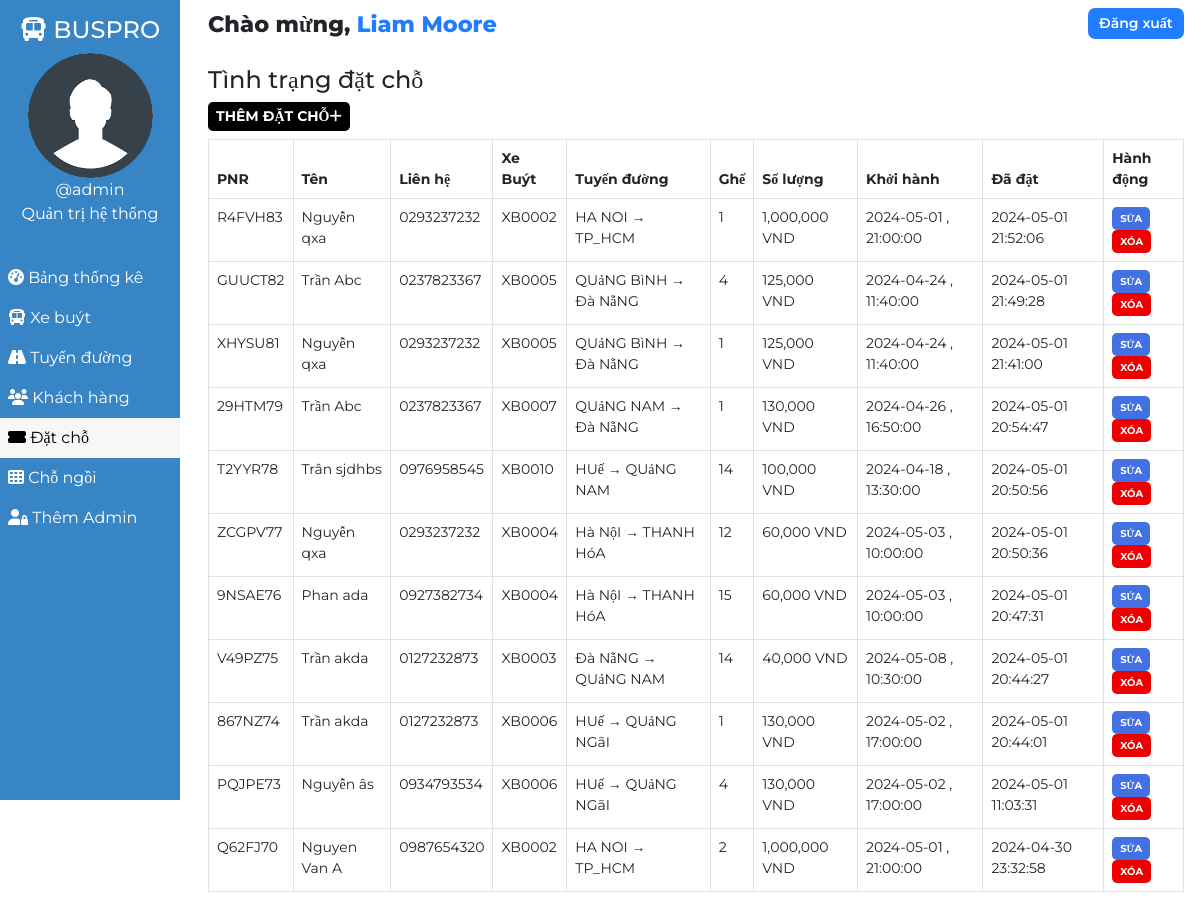
The page /admin/booking.php (signed in) on the database its author committed.
### tables this page shows
CREATE TABLE `users` (
  `user_id` int(11) NOT NULL,
  `user_fullname` varchar(100) NOT NULL,
  `user_name` varchar(30) NOT NULL,
  `user_password` varchar(255) NOT NULL,
  `user_created` datetime NOT NULL DEFAULT current_timestamp()
);

CREATE TABLE `bookings` (
  `id` int(100) NOT NULL,
  `booking_id` varchar(255) NOT NULL,
  `customer_id` varchar(255) NOT NULL,
  `route_id` varchar(255) NOT NULL,
  `customer_route` varchar(200) NOT NULL,
  `booked_amount` int(100) NOT NULL,
  `booked_seat` varchar(100) NOT NULL,
  `booking_created` datetime NOT NULL DEFAULT current_timestamp()
);

CREATE TABLE `customers` (
  `id` int(100) NOT NULL,
  `customer_id` varchar(255) NOT NULL,
  `customer_name` varchar(30) NOT NULL,
  `customer_phone` varchar(10) NOT NULL,
  `customer_created` datetime NOT NULL DEFAULT current_timestamp()
);

CREATE TABLE `routes` (
  `id` int(100) NOT NULL,
  `route_id` varchar(255) NOT NULL,
  `bus_no` varchar(155) NOT NULL,
  `route_cities` varchar(255) NOT NULL,
  `route_dep_date` date NOT NULL,
  `route_dep_time` time NOT NULL,
  `route_step_cost` int(100) NOT NULL,
  `route_created` datetime NOT NULL DEFAULT current_timestamp()
);

### assets/partials/_functions.php (called while the page is built, shortened)
<?php
    function get_from_table($conn, $table, $primaryKey, $pKeyValue, $toget)
    {
        $sql = "SELECT * FROM $table WHERE $primaryKey='$pKeyValue'";
        $result = mysqli_query($conn, $sql);
        $row = mysqli_fetch_assoc($result);
        if($row)
        {
            return $row["$toget"];
        }
        return false;
    }
?>

### admin/booking.php (the view, shortened to what this page needs)
<!DOCTYPE html>
<html lang="en">
<head>
    <link href="https://cdn.jsdelivr.net/npm/bootstrap@5.0.1/dist/css/bootstrap.min.css" rel="stylesheet">
    <?php
        $page="booking";
    ?>
</head>
<body>
    <?php require '../assets/partials/_admin-header.php';?>
        <?php
            $resultSql = "SELECT * FROM `bookings` ORDER BY booking_created DESC";
            $resultSqlResult = mysqli_query($conn, $resultSql);
            if(!mysqli_num_rows($resultSqlResult)){ ?>
                <div class="container mt-4">
                    <div id="noCustomers" class="alert alert-dark " role="alert">
                        <h1 class="alert-heading">Không tìm thấy lượt đặt chỗ nào!!</h1>
                        <p class="fw-light">Hãy là người đầu tiên đătj chỗ!</p>
                        <hr>
                        <div id="addCustomerAlert" class="alert alert-success" role="alert">
                                Click on <button id="add-button" class="button btn-sm"type="button"data-bs-toggle="modal" data-bs-target="#addModal">Thêm <i class="fas fa-plus"></i></button> Đã thêm đặt chỗ!
                        </div>
                    </div>
                </div>
            <?php }
            else { ?>
            <section id="booking">
                <div id="head">
                    <h4>Tình trạng đặt chỗ</h4>
                </div>
                <div id="booking-results">
                    <div>
                        <button id="add-button" class="button btn-sm"type="button"data-bs-toggle="modal" data-bs-target="#addModal">Thêm đặt chỗ<i class="fas fa-plus"></i></button>
                    </div>
                    <table class="table table-hover table-bordered">
                        <thead>
                            <th>PNR</th>
                            <th>Tên</th>
                            <th>Liên hệ</th>
                            <th>Xe Buýt</th>
                            <th>Tuyến đường</th>
                            <th>Ghế</th>
                            <th>Số lượng</th>
                            <th>Khởi hành</th>
                            <th>Đã đặt</th>
                            <th>Hành động</th>
                        </thead>
                        <?php
                            while($row = mysqli_fetch_assoc($resultSqlResult))
                            {
                                $id = $row["id"];
                                $customer_id = $row["customer_id"];
                                $route_id = $row["route_id"];
                                $pnr = $row["booking_id"];
                                $customer_name = get_from_table($conn, "customers","customer_id", $customer_id, "customer_name");
                                $customer_phone = get_from_table($conn,"customers","customer_id", $customer_id, "customer_phone");
                                $bus_no = get_from_table($conn, "routes", "route_id", $route_id, "bus_no");
                                $route = $row["customer_route"];
                                $booked_seat = $row["booked_seat"];
                                $booked_amount = $row["booked_amount"];
                                $dep_date = get_from_table($conn, "routes", "route_id", $route_id, "route_dep_date");
                                $dep_time = get_from_table($conn, "routes", "route_id", $route_id, "route_dep_time");
                                $booked_timing = $row["booking_created"];
                        ?>
                        <tr>
                            <td>
                                <?php
                                    echo $pnr;
                                ?>
                            </td>
                            <td>
                                <?php
                                    echo $customer_name;
                                ?>
                            </td>
                            <td>
                                <?php
                                    echo $customer_phone;
                                ?>
                            </td>
                            <td>
                                <?php
                                    echo $bus_no;
                                ?>
                            </td>
                            <td>
                                <?php
                                    echo $route;
                                ?>
                            </td>
                            <td>
                                <?php
                                     echo $booked_seat;
                                ?>
                            </td>
                            <td>
                                <?php
                                    echo number_format($booked_amount) . ' VND';
                                ?>
                            </td>
                            <td>
                                <?php
                                    echo $dep_date . " , ". $dep_time;
                                ?>
                            </td>
                            <td>
                                <?php
                                    echo $booked_timing;
                                ?>
                            </td>
                            <td>
                            <button class="button btn-sm edit-button" data-link="<?php echo $_SERVER['REQUEST_URI']; ?>" data-customerid="<?php
                                                echo $customer_id;?>" data-id="<?php
                                                echo $id;?>" data-name="<?php
                                                echo $customer_name;?>" data-phone="<?php
                                                echo $customer_phone;?>" >Sửa</button>
                                <button class="button delete-button btn-sm" data-bs-toggle="modal" data-bs-target="#deleteModal"
                                data-id="<?php
                                                echo $id;?>" data-bookedseat="<?php
                                                echo $booked_seat;
                                            ?>" data-routeid="<?php
                                            echo $route_id;
                                        ?>">Xóa</button>
                            </td>
                        </tr>
                        <?php
                        }
                    ?>
                    </table>
                </div>
            </section>
            <?php } ?>
        </div>
    </main>
</body>
</html>

### assets/partials/_admin-header.php
<?php
    require '_functions.php';
    $conn = db_connect();
    $user_id = $_SESSION['user_id'];
    $sql = "SELECT * FROM users WHERE user_id = $user_id";
    $result = mysqli_query($conn, $sql);
    if($row = mysqli_fetch_assoc($result))
    {
        $user_fullname = $row["user_fullname"];
        $user_name = $row["user_name"];
    }
?>
    <main id="container">
        <div id="sidebar">
            <h4><i class="fas fa-bus"></i> BUSPRO</h4>
            <div>
                <img class="adminDp" src="../assets/img/userav-min.png" height="125px" alt="Admin Profile Pic">
                <p>
                    <?php  echo '@'.$user_name;  ?>
                </p>
                <p>Quản trị hệ thống</p>
            </div>
            <ul id="options">
                <li class="option <?php if($page=='dashboard'){ echo 'active';}?>">
                    <a href="./dashboard.php">
                    <i class="fas fa-tachometer-alt"></i> Bảng thống kê
                    </a>
                </li>
                <li class="option <?php if($page=='bus'){ echo 'active';}?>">
                    <a href="./bus.php">
                    <i class="fas fa-bus"></i> Xe buýt
                    </a>
                </li>
                <li class="option <?php if($page=='route'){ echo 'active';}?>">
                    <a href="./route.php">
                    <i class="fas fa-road"></i> Tuyến đường
                    </a>
                </li>
                <li class="option <?php if($page=='customer'){ echo 'active';}?>">
                    <a href="./customer.php">
                    <i class="fas fa-users"></i> Khách hàng
                    </a>
                </li>
                <li class="option <?php if($page=='booking'){ echo 'active';}?>">
                    <a href="./booking.php">
                    <i class="fas fa-ticket-alt"></i> Đặt chỗ
                    </a>
                </li>
                <li class="option <?php if($page=='seat'){ echo 'active';}?>">
                    <a href="./seat.php">
                    <i class="fas fa-th"></i> Chỗ ngồi
                    </a>
                </li>
                <li class="option <?php if($page=='signup'){ echo 'active';}?>">
                    <a href="./signup.php">
                    <i class="fas fa-user-lock"></i> Thêm Admin
                    </a>
                </li>
            </ul>
        </div>
        <div id="main-content">
            <section id="welcome">
                <ul>
                    <li class="welcome-item">Chào mừng,
                        <span id="USER">
                            <?php
                                echo $user_fullname;
                            ?>
                        </span>
                    </li>
                    <li class="welcome-item">
                        <button id="logout" class="btn-sm">
                            <a href="../assets/partials/_logout.php">Đăng xuất</a>
                        </button>
                    </li>
                </ul>
            </section>

### assets/styles/admin.php (style rules this page uses)
body { margin: 0; box-sizing: border-box; font-family: 'Montserrat', sans-serif; background-color: white; }
html { scroll-behavior: smooth; }
*, *::after, *::before { box-sizing: inherit; }
#USER { color: #207DFF; }
.adminDp { border-radius: 50%; }
#welcome { background-color: white; }
#welcome ul { display: flex; justify-content: space-between; list-style-type: none; padding: 0; margin: 0; }
#welcome li { margin: 0 1rem; padding: 0.5rem 0; }
#welcome li:first-child { font-weight: 800; font-size: 1.4rem; }
#logout { padding: 0.3rem 0.7rem; background-color: #207DFF; font-weight: 600; outline: none; border: none; border-radius: 7px; }
#logout a { color: white; text-decoration: none; }
@media only screen and (min-width:1000px) { #sidebar { text-align: center; background-color: #3885c5; color: white; width: 15%; position: fixed; top: 0%; padding-top: 1rem; z-index: 2; height: 100vh; } }
@media only screen and (min-width:1000px) { #sidebar p { margin: 0; } }
@media only screen and (min-width:1000px) { #sidebar ul { margin-top: 2rem; } }
@media only screen and (min-width:1000px) { #options { list-style-type: none; text-align: left; padding-left: 0; } }
@media only screen and (min-width:1000px) { .option a { display: block; padding: 0.5rem; text-decoration: none; color: inherit; } }
@media only screen and (min-width:1000px) { .active { background-color:#f7f7f7; color:black; } }
@media only screen and (min-width:1000px) { #main-content { margin-left: 16%; } }

### assets/styles/admin-options.php (style rules this page uses)
* { font-family: Montserrat; }
#booking #head, #customer #head, #route #head, #seat #head, #bus #head { padding-top: 1rem; }
#booking, #customer, #route, #bus, #seat { padding: 0 1rem; }
#booking-results > div, #customer-results > div, #route-results > div, #bus-results > div { margin-bottom: 0.5rem; }
#booking-results button, #customer-results button, #route button, #bus-results button { border-radius: 5px; }
.button { border: none; font-weight: bold; text-transform: uppercase; }
#add-button { background-color: black; color: white; }
table { font-size: 14px; }
table th,td { padding-left: 0.3rem; }
table button { color: white; }
.edit-button { background-color: #4370E2; }
.delete-button { background-color: #EF0000; }
.edit-button, .delete-button { font-size: 10px }

### rows shown on the page
users: user_name "admin", user_fullname "Liam Moore"
bookings: booking "R4FVH83", customer.customer_name "Nguyễn qxa", customer.customer_phone "0293237232", route.bus_no "XB0002", customer_route "HA NOI → TP_HCM", booked_seat "1", booked_amount "1,000,000", route.route_dep_date "2024-05-01", route.route_dep_time "21:00:00", booking_created "2024-05-01 21:52:06"
bookings: booking "GUUCT82", customer.customer_name "Trần Abc", customer.customer_phone "0237823367", route.bus_no "XB0005", customer_route "QUảNG BìNH → Đà NẵNG", booked_seat "4", booked_amount "125,000", route.route_dep_date "2024-04-24", route.route_dep_time "11:40:00", booking_created "2024-05-01 21:49:28"
bookings: booking "XHYSU81", customer.customer_name "Nguyễn qxa", customer.customer_phone "0293237232", route.bus_no "XB0005", customer_route "QUảNG BìNH → Đà NẵNG", booked_seat "1", booked_amount "125,000", route.route_dep_date "2024-04-24", route.route_dep_time "11:40:00", booking_created "2024-05-01 21:41:00"
bookings: booking "29HTM79", customer.customer_name "Trần Abc", customer.customer_phone "0237823367", route.bus_no "XB0007", customer_route "QUảNG NAM → Đà NẵNG", booked_seat "1", booked_amount "130,000", route.route_dep_date "2024-04-26", route.route_dep_time "16:50:00", booking_created "2024-05-01 20:54:47"
bookings: booking "T2YYR78", customer.customer_name "Trân sjdhbs", customer.customer_phone "0976958545", route.bus_no "XB0010", customer_route "HUế → QUảNG NAM", booked_seat "14", booked_amount "100,000", route.route_dep_date "2024-04-18", route.route_dep_time "13:30:00", booking_created "2024-05-01 20:50:56"
bookings: booking "ZCGPV77", customer.customer_name "Nguyễn qxa", customer.customer_phone "0293237232", route.bus_no "XB0004", customer_route "Hà NộI → THANH HóA", booked_seat "12", booked_amount "60,000", route.route_dep_date "2024-05-03", route.route_dep_time "10:00:00", booking_created "2024-05-01 20:50:36"
bookings: booking "9NSAE76", customer.customer_name "Phan ada", customer.customer_phone "0927382734", route.bus_no "XB0004", customer_route "Hà NộI → THANH HóA", booked_seat "15", booked_amount "60,000", route.route_dep_date "2024-05-03", route.route_dep_time "10:00:00", booking_created "2024-05-01 20:47:31"
bookings: booking "V49PZ75", customer.customer_name "Trần akda", customer.customer_phone "0127232873", route.bus_no "XB0003", customer_route "Đà NẵNG → QUảNG NAM", booked_seat "14", booked_amount "40,000", route.route_dep_date "2024-05-08", route.route_dep_time "10:30:00", booking_created "2024-05-01 20:44:27"
bookings: booking "867NZ74", customer.customer_name "Trần akda", customer.customer_phone "0127232873", route.bus_no "XB0006", customer_route "HUế → QUảNG NGãI", booked_seat "1", booked_amount "130,000", route.route_dep_date "2024-05-02", route.route_dep_time "17:00:00", booking_created "2024-05-01 20:44:01"
bookings: booking "PQJPE73", customer.customer_name "Nguyễn âs", customer.customer_phone "0934793534", route.bus_no "XB0006", customer_route "HUế → QUảNG NGãI", booked_seat "4", booked_amount "130,000", route.route_dep_date "2024-05-02", route.route_dep_time "17:00:00", booking_created "2024-05-01 11:03:31"
bookings: booking "Q62FJ70", customer.customer_name "Nguyen Van A", customer.customer_phone "0987654320", route.bus_no "XB0002", customer_route "HA NOI → TP_HCM", booked_seat "2", booked_amount "1,000,000", route.route_dep_date "2024-05-01", route.route_dep_time "21:00:00", booking_created "2024-04-30 23:32:58"
